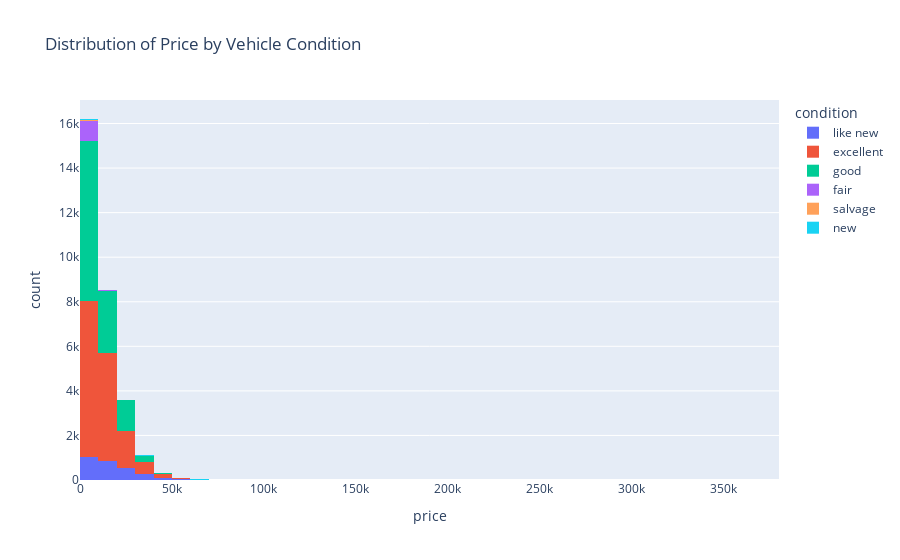

Here is the notebook cell this chart was saved with:
### Code cell
fig = px.histogram(
    vehicle_df,
    x="price",          
    color="condition",  
    nbins=50,          
    title="Distribution of Price by Vehicle Condition"
)
fig.show()

### Figure 1 — Plotly figure (JSON) as saved in the notebook; plotly's stock layout.template omitted (floating-point values rounded to 4 significant figures; data arrays with more than 128 entries replaced by an {"elided": "..."} marker saying what was removed)
{"data": [{"bingroup": "x", "hovertemplate": "condition=like new<br>price=%{x}<br>count=%{y}<extra></extra>", "legendgroup": "like new", "marker": {"color": "#636efa", "pattern": {"shape": ""}}, "name": "like new", "nbinsx": 50, "orientation": "v", "showlegend": true, "type": "histogram", "x": {"elided": "2767 int values"}, "xaxis": "x", "yaxis": "y"}, {"bingroup": "x", "hovertemplate": "condition=excellent<br>price=%{x}<br>count=%{y}<extra></extra>", "legendgroup": "excellent", "marker": {"color": "#EF553B", "pattern": {"shape": ""}}, "name": "excellent", "nbinsx": 50, "orientation": "v", "showlegend": true, "type": "histogram", "x": {"elided": "14361 int values"}, "xaxis": "x", "yaxis": "y"}, {"bingroup": "x", "hovertemplate": "condition=good<br>price=%{x}<br>count=%{y}<extra></extra>", "legendgroup": "good", "marker": {"color": "#00cc96", "pattern": {"shape": ""}}, "name": "good", "nbinsx": 50, "orientation": "v", "showlegend": true, "type": "histogram", "x": {"elided": "11701 int values"}, "xaxis": "x", "yaxis": "y"}, {"bingroup": "x", "hovertemplate": "condition=fair<br>price=%{x}<br>count=%{y}<extra></extra>", "legendgroup": "fair", "marker": {"color": "#ab63fa", "pattern": {"shape": ""}}, "name": "fair", "nbinsx": 50, "orientation": "v", "showlegend": true, "type": "histogram", "x": {"elided": "934 int values"}, "xaxis": "x", "yaxis": "y"}, {"bingroup": "x", "hovertemplate": "condition=salvage<br>price=%{x}<br>count=%{y}<extra></extra>", "legendgroup": "salvage", "marker": {"color": "#FFA15A", "pattern": {"shape": ""}}, "name": "salvage", "nbinsx": 50, "orientation": "v", "showlegend": true, "type": "histogram", "x": [600, 1000, 5500, 999, 850, 5000, 8000, 2500, 1800, 1000, 1500, 1800, 8000, 580, 2700, 11000, 400, 18500, 5500, 4500, 3750, 800, 1700, 1500, 5000, 800, 13000, 800, 2950, 800, 10700, 9975, 3500, 800, 20750, 8750, 1200, 1000, 4500, 500, 4700, 5200, 20750, 8750, 5000, 6000, 500, 2250, 650, 1000, 1900, 600, 7000, 1000, 4800, 500, 700, 5000, 450, 9900, 1500, 5000, 14500, 1000, 2700], "xaxis": "x", "yaxis": "y"}, {"bingroup": "x", "hovertemplate": "condition=new<br>price=%{x}<br>count=%{y}<extra></extra>", "legendgroup": "new", "marker": {"color": "#19d3f3", "pattern": {"shape": ""}}, "name": "new", "nbinsx": 50, "orientation": "v", "showlegend": true, "type": "histogram", "x": [34000, 30000, 44505, 7000, 8300, 76000, 26000, 37490, 37490, 32500, 4700, 6200, 7500, 12300, 1, 45500, 28000, 4500, 9800, 14500, 29900, 42000, 42500, 1, 33390, 4950, 12995, 6300, 4950, 18800, 250, 8300, 51995, 58500, 35000, 250, 28000, 2500, 16950, 15300, 54000, 38800, 14995, 8500, 38000, 55000, 46058, 25629, 38414, 50025, 45962, 41800, 52916, 30740, 22525, 56004, 30000, 22146, 25629, 64493, 21696, 29000, 6500, 4999, 9200, 38900, 50440, 22525, 64493, 30000, 36494, 36347, 36262, 64010, 56504, 56504, 45613, 46200, 14500, 21999, 16499, 20000, 9800, 3200, 65000, 19950, 8200, 66000], "xaxis": "x", "yaxis": "y"}], "layout": {"barmode": "relative", "legend": {"title": {"text": "condition"}, "tracegroupgap": 0}, "title": {"text": "Distribution of Price by Vehicle Condition"}, "xaxis": {"anchor": "y", "domain": [0, 1], "title": {"text": "price"}}, "yaxis": {"anchor": "x", "domain": [0, 1], "title": {"text": "count"}}}}
